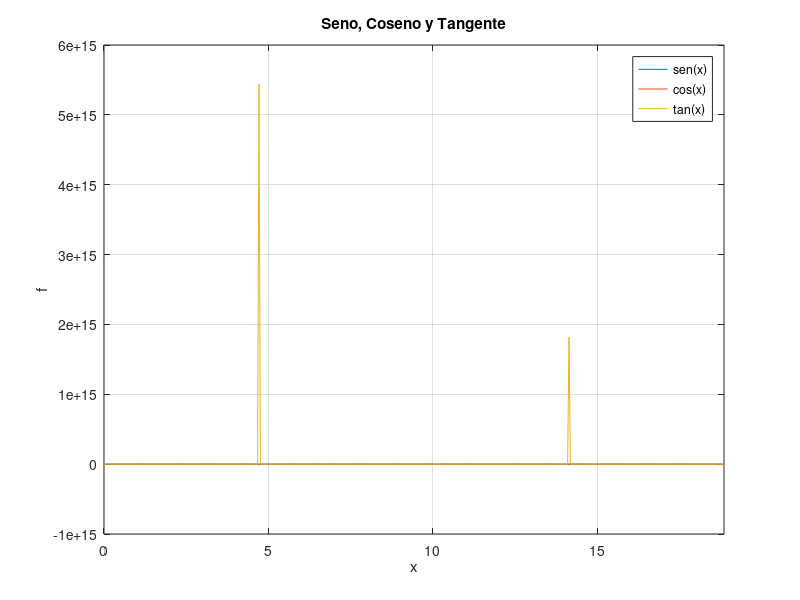

MATLAB code for this plot: (Note: this script raises an error after producing the figure.)
%Ejemplos de gráficas en 2D - Usando la función fplot
%% Ejemplo 1
clc
clear
f = @(x) x-5*(-exp(-x));
fplot(f,[0 6]);
%El primer argumento de fplot es la función a graficar y el segundo es el
%intervalo de la gráfica.
xlabel('x');
ylabel('y');
title('Gráfica usando fplot');
grid on
disp('ABC');

%% Ejemplo 2
fplot(@(x) sin(1./x),[0.01 0.1]);
xlabel('x');
ylabel('y');
title('Gráfica usando fplot');
grid on

%% Ejemplo 3
%Graficamos varias en una misma figura
clc
clear
fplot(@(x) [sin(x), cos(x), tan(x)],[0, 6*pi]);
%Dentro de los primeros corchetes se escriben todas las funciones que van a
%aparecer dentro de la misma gráfica 
xlabel('x');
ylabel('f');
legend('sen(x)','cos(x)','tan(x)');
title('Seno, Coseno y Tangente');
grid on

%% Ejemplo 4
% Gráfica de un cicloide
clc
clear
r = 1;
x = @(t) r*(t-sin(t));
y = @(t) r*(cos(t)-1);
fplot(x,y,[0,4*pi]);
axis equal
grid on
xlabel('x');
ylabel('y');
title('Cicloide');
